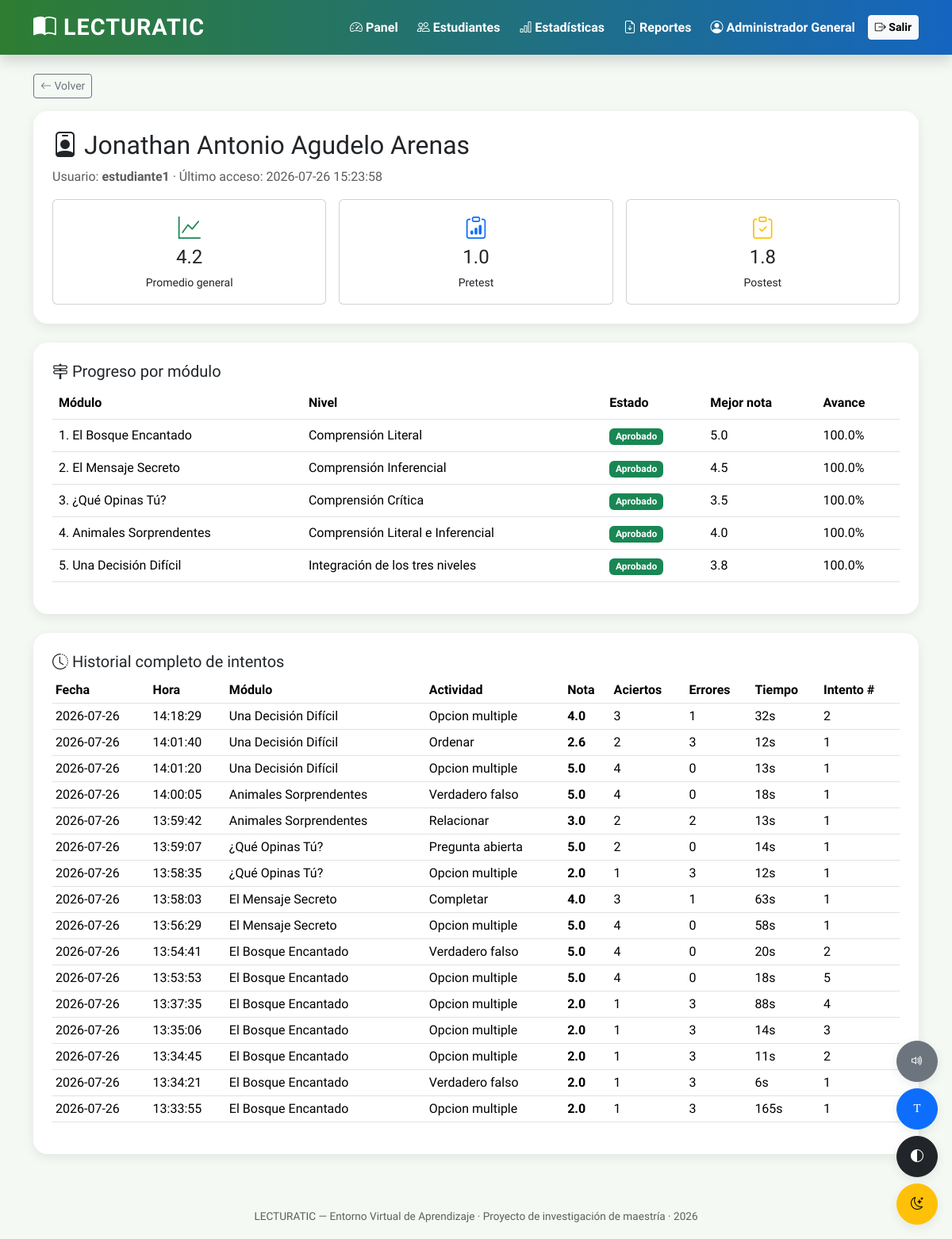
The page /admin/estudiantes/2/detalle (signed in) on the database its author committed.
### tables this page shows
CREATE TABLE "usuarios" (
	"id"	INTEGER,
	"usuario"	TEXT NOT NULL UNIQUE,
	"nombre_completo"	TEXT NOT NULL,
	"password_hash"	TEXT NOT NULL,
	"rol"	NUMERIC NOT NULL CHECK("rol" IN ('admin', 'estudiante')),
	"avatar"	TEXT DEFAULT 'avatar1.png',
	"fecha_creacion"	TEXT NOT NULL,
	"ultimo_acceso"	TEXT,
	"activo"	INTEGER DEFAULT 1,
	PRIMARY KEY("id" AUTOINCREMENT)
);

CREATE TABLE pretest_postest (
            id INTEGER PRIMARY KEY AUTOINCREMENT,
            usuario_id INTEGER NOT NULL,
            tipo TEXT NOT NULL CHECK(tipo IN ('pretest','postest')),
            aciertos INTEGER,
            total_preguntas INTEGER,
            nota REAL,
            fecha TEXT NOT NULL,
            hora TEXT NOT NULL,
            FOREIGN KEY (usuario_id) REFERENCES usuarios(id)
        );

CREATE TABLE progreso (
            id INTEGER PRIMARY KEY AUTOINCREMENT,
            usuario_id INTEGER NOT NULL,
            modulo_id INTEGER NOT NULL,
            desbloqueado INTEGER DEFAULT 0,
            aprobado INTEGER DEFAULT 0,
            mejor_nota REAL DEFAULT 0,
            porcentaje_avance REAL DEFAULT 0,
            tiempo_total_segundos INTEGER DEFAULT 0,
            estado TEXT DEFAULT 'bloqueado',
            UNIQUE(usuario_id, modulo_id),
            FOREIGN KEY (usuario_id) REFERENCES usuarios(id),
            FOREIGN KEY (modulo_id) REFERENCES modulos(id)
        );

CREATE TABLE modulos (
            id INTEGER PRIMARY KEY,
            orden INTEGER NOT NULL,
            titulo TEXT NOT NULL,
            nivel TEXT,
            descripcion TEXT,
            nota_minima REAL DEFAULT 3.5
        );

CREATE TABLE intentos (
            id INTEGER PRIMARY KEY AUTOINCREMENT,
            usuario_id INTEGER NOT NULL,
            modulo_id INTEGER NOT NULL,
            actividad_indice INTEGER NOT NULL,
            tipo_actividad TEXT,
            respuestas TEXT,
            aciertos INTEGER DEFAULT 0,
            errores INTEGER DEFAULT 0,
            total_preguntas INTEGER DEFAULT 0,
            nota REAL DEFAULT 0,
            tiempo_segundos INTEGER DEFAULT 0,
            numero_intento INTEGER DEFAULT 1,
            fecha TEXT NOT NULL,
            hora TEXT NOT NULL,
            FOREIGN KEY (usuario_id) REFERENCES usuarios(id),
            FOREIGN KEY (modulo_id) REFERENCES modulos(id)
        );

### app.py (the view)
@app.route("/admin/estudiantes/<int:usuario_id>/detalle")
@admin_requerido
def admin_detalle_estudiante(usuario_id):
    conn = get_db()
    estudiante = conn.execute("SELECT * FROM usuarios WHERE id = ?", (usuario_id,)).fetchone()
    if not estudiante:
        abort(404)
    progreso = conn.execute("""
        SELECT progreso.*, modulos.titulo, modulos.nivel, modulos.orden FROM progreso
        JOIN modulos ON modulos.id = progreso.modulo_id
        WHERE progreso.usuario_id = ? ORDER BY modulos.orden
    """, (usuario_id,)).fetchall()
    intentos = conn.execute("""
        SELECT intentos.*, modulos.titulo as modulo_titulo FROM intentos
        JOIN modulos ON modulos.id = intentos.modulo_id
        WHERE intentos.usuario_id = ? ORDER BY intentos.id DESC
    """, (usuario_id,)).fetchall()
    pretest = conn.execute("SELECT * FROM pretest_postest WHERE usuario_id=? AND tipo='pretest'",
                            (usuario_id,)).fetchone()
    postest = conn.execute("SELECT * FROM pretest_postest WHERE usuario_id=? AND tipo='postest'",
                            (usuario_id,)).fetchone()
    conn.close()
    promedio = calcular_promedio_general(usuario_id)
    return render_template("admin/detalle_estudiante.html", estudiante=estudiante,
                            progreso=progreso, intentos=intentos, promedio=promedio,
                            pretest=pretest, postest=postest)

### app.py (called while the page is built)
def admin_requerido(f):
    @wraps(f)
    def decorado(*args, **kwargs):
        if "usuario_id" not in session:
            return redirect(url_for("login"))
        if session.get("rol") != "admin":
            abort(403)
        return f(*args, **kwargs)
    return decorado

### database.py (called while the page is built)
def get_db():
    conn = sqlite3.connect(DB_PATH)
    conn.row_factory = sqlite3.Row
    conn.execute("PRAGMA foreign_keys = ON")
    return conn

### logica.py (called while the page is built)
def calcular_promedio_general(usuario_id):
    conn = get_db()
    cur = conn.cursor()
    cur.execute("""
        SELECT AVG(mejor_nota) as promedio FROM progreso
        WHERE usuario_id = ? AND mejor_nota > 0
    """, (usuario_id,))
    row = cur.fetchone()
    conn.close()
    return round(row["promedio"], 1) if row and row["promedio"] else 0.0

### templates/admin/detalle_estudiante.html (shortened to what this page needs)
{% extends "base.html" %}
{% block contenido %}
<a href="{{ url_for('admin_estudiantes') }}" class="btn btn-outline-secondary btn-sm mb-3"><i class="bi bi-arrow-left"></i> Volver</a>
<div class="card card-suave p-4 mb-4">
  <h2><i class="bi bi-person-badge"></i> {{ estudiante.nombre_completo }}</h2>
  <p class="text-muted">Usuario: <b>{{ estudiante.usuario }}</b> &middot; Último acceso: {{ estudiante.ultimo_acceso or "Sin registro" }}</p>
  <div class="row g-3">
    <div class="col-md-4"><div class="card p-3 text-center"><i class="bi bi-graph-up text-success fs-3"></i><h4>{{ promedio }}</h4><small>Promedio general</small></div></div>
    <div class="col-md-4"><div class="card p-3 text-center"><i class="bi bi-clipboard-data text-primary fs-3"></i><h4>{{ pretest.nota if pretest else "—" }}</h4><small>Pretest</small></div></div>
    <div class="col-md-4"><div class="card p-3 text-center"><i class="bi bi-clipboard-check text-warning fs-3"></i><h4>{{ postest.nota if postest else "—" }}</h4><small>Postest</small></div></div>
  </div>
</div>
<div class="card card-suave p-4 mb-4">
  <h5><i class="bi bi-signpost-2"></i> Progreso por módulo</h5>
  <table class="table">
    <thead><tr><th>Módulo</th><th>Nivel</th><th>Estado</th><th>Mejor nota</th><th>Avance</th></tr></thead>
    <tbody>
      {% for p in progreso %}
      <tr>
        <td>{{ p.orden }}. {{ p.titulo }}</td>
        <td>{{ p.nivel }}</td>
        <td>
          {% if p.aprobado %}<span class="badge bg-success">Aprobado</span>
          {% elif p.desbloqueado %}<span class="badge bg-info text-dark">Disponible</span>
          {% else %}<span class="badge bg-secondary">Bloqueado</span>{% endif %}
        </td>
        <td>{{ p.mejor_nota }}</td>
        <td>{{ p.porcentaje_avance }}%</td>
      </tr>
      {% endfor %}
    </tbody>
  </table>
</div>
<div class="card card-suave p-4">
  <h5><i class="bi bi-clock-history"></i> Historial completo de intentos</h5>
  <div class="table-responsive">
  <table class="table table-sm">
    <thead><tr><th>Fecha</th><th>Hora</th><th>Módulo</th><th>Actividad</th><th>Nota</th><th>Aciertos</th><th>Errores</th><th>Tiempo</th><th>Intento #</th></tr></thead>
    <tbody>
      {% for i in intentos %}
      <tr>
        <td>{{ i.fecha }}</td><td>{{ i.hora }}</td><td>{{ i.modulo_titulo }}</td>
        <td>{{ i.tipo_actividad.replace('_',' ')|capitalize }}</td>
        <td><b>{{ i.nota }}</b></td><td>{{ i.aciertos }}</td><td>{{ i.errores }}</td>
        <td>{{ i.tiempo_segundos }}s</td><td>{{ i.numero_intento }}</td>
      </tr>
      {% else %}
      <tr><td colspan="9" class="text-center text-muted">Sin intentos registrados aún.</td></tr>
      {% endfor %}
    </tbody>
  </table>
  </div>
</div>
{% endblock %}

### static/css/style.css (style rules this page uses)
:root { --color-primario: #2E7D32; --color-secundario: #1565C0; --color-acento: #FF9800; --color-fondo: #F4F9F4; --color-tarjeta: #FFFFFF; --color-texto: #2B2B2B; --radio-borde: 18px; --sombra-suave: 0 4px 14px rgba(0,0,0,0.08); --fuente-base: 'Baloo 2', 'Comic Sans MS', 'Trebuchet MS', sans-serif; }
body { font-family: var(--fuente-base); background-color: var(--color-fondo); color: var(--color-texto); transition: background-color .3s ease, color .3s ease; }
.card-suave { background-color: var(--color-tarjeta); border-radius: var(--radio-borde); box-shadow: var(--sombra-suave); border: none; transition: transform .2s ease, box-shadow .2s ease; }

### rows shown on the page
usuarios: nombre_completo "Jonathan Antonio Agudelo Arenas", usuario "estudiante1", ultimo_acceso "2026-07-26 15:23:58"
pretest_postest: nota "1.0"
pretest_postest: nota "1.8"
progreso: orden "1", titulo "El Bosque Encantado", nivel "Comprensión Literal", aprobado "Aprobado", mejor_nota "5.0", porcentaje_avance "100.0"
progreso: orden "2", titulo "El Mensaje Secreto", nivel "Comprensión Inferencial", aprobado "Aprobado", mejor_nota "4.5", porcentaje_avance "100.0"
progreso: orden "3", titulo "¿Qué Opinas Tú?", nivel "Comprensión Crítica", aprobado "Aprobado", mejor_nota "3.5", porcentaje_avance "100.0"
progreso: orden "4", titulo "Animales Sorprendentes", nivel "Comprensión Literal e Inferencial", aprobado "Aprobado", mejor_nota "4.0", porcentaje_avance "100.0"
progreso: orden "5", titulo "Una Decisión Difícil", nivel "Integración de los tres niveles", aprobado "Aprobado", mejor_nota "3.8", porcentaje_avance "100.0"
intentos: fecha "2026-07-26", hora "14:18:29", modulo_titulo "Una Decisión Difícil", tipo_actividad.replace "Opcion multiple", nota "4.0", aciertos "3", errores "1", tiempo_segundos "32", numero_intento "2"
intentos: fecha "2026-07-26", hora "14:01:40", modulo_titulo "Una Decisión Difícil", tipo_actividad.replace "Ordenar", nota "2.6", aciertos "2", errores "3", tiempo_segundos "12", numero_intento "1"
intentos: fecha "2026-07-26", hora "14:01:20", modulo_titulo "Una Decisión Difícil", tipo_actividad.replace "Opcion multiple", nota "5.0", aciertos "4", errores "0", tiempo_segundos "13", numero_intento "1"
intentos: fecha "2026-07-26", hora "14:00:05", modulo_titulo "Animales Sorprendentes", tipo_actividad.replace "Verdadero falso", nota "5.0", aciertos "4", errores "0", tiempo_segundos "18", numero_intento "1"
intentos: fecha "2026-07-26", hora "13:59:42", modulo_titulo "Animales Sorprendentes", tipo_actividad.replace "Relacionar", nota "3.0", aciertos "2", errores "2", tiempo_segundos "13", numero_intento "1"
intentos: fecha "2026-07-26", hora "13:59:07", modulo_titulo "¿Qué Opinas Tú?", tipo_actividad.replace "Pregunta abierta", nota "5.0", aciertos "2", errores "0", tiempo_segundos "14", numero_intento "1"
intentos: fecha "2026-07-26", hora "13:58:35", modulo_titulo "¿Qué Opinas Tú?", tipo_actividad.replace "Opcion multiple", nota "2.0", aciertos "1", errores "3", tiempo_segundos "12", numero_intento "1"
intentos: fecha "2026-07-26", hora "13:58:03", modulo_titulo "El Mensaje Secreto", tipo_actividad.replace "Completar", nota "4.0", aciertos "3", errores "1", tiempo_segundos "63", numero_intento "1"
intentos: fecha "2026-07-26", hora "13:56:29", modulo_titulo "El Mensaje Secreto", tipo_actividad.replace "Opcion multiple", nota "5.0", aciertos "4", errores "0", tiempo_segundos "58", numero_intento "1"
intentos: fecha "2026-07-26", hora "13:54:41", modulo_titulo "El Bosque Encantado", tipo_actividad.replace "Verdadero falso", nota "5.0", aciertos "4", errores "0", tiempo_segundos "20", numero_intento "2"
intentos: fecha "2026-07-26", hora "13:53:53", modulo_titulo "El Bosque Encantado", tipo_actividad.replace "Opcion multiple", nota "5.0", aciertos "4", errores "0", tiempo_segundos "18", numero_intento "5"
intentos: fecha "2026-07-26", hora "13:37:35", modulo_titulo "El Bosque Encantado", tipo_actividad.replace "Opcion multiple", nota "2.0", aciertos "1", errores "3", tiempo_segundos "88", numero_intento "4"
intentos: fecha "2026-07-26", hora "13:35:06", modulo_titulo "El Bosque Encantado", tipo_actividad.replace "Opcion multiple", nota "2.0", aciertos "1", errores "3", tiempo_segundos "14", numero_intento "3"
intentos: fecha "2026-07-26", hora "13:34:45", modulo_titulo "El Bosque Encantado", tipo_actividad.replace "Opcion multiple", nota "2.0", aciertos "1", errores "3", tiempo_segundos "11", numero_intento "2"
intentos: fecha "2026-07-26", hora "13:34:21", modulo_titulo "El Bosque Encantado", tipo_actividad.replace "Verdadero falso", nota "2.0", aciertos "1", errores "3", tiempo_segundos "6", numero_intento "1"
intentos: fecha "2026-07-26", hora "13:33:55", modulo_titulo "El Bosque Encantado", tipo_actividad.replace "Opcion multiple", nota "2.0", aciertos "1", errores "3", tiempo_segundos "165", numero_intento "1"

### other values the page prints
{{ session.get('nombre_completo') }} "Administrador General"
{{ promedio }} "4.2"
{{ 2026 }} "2026"
